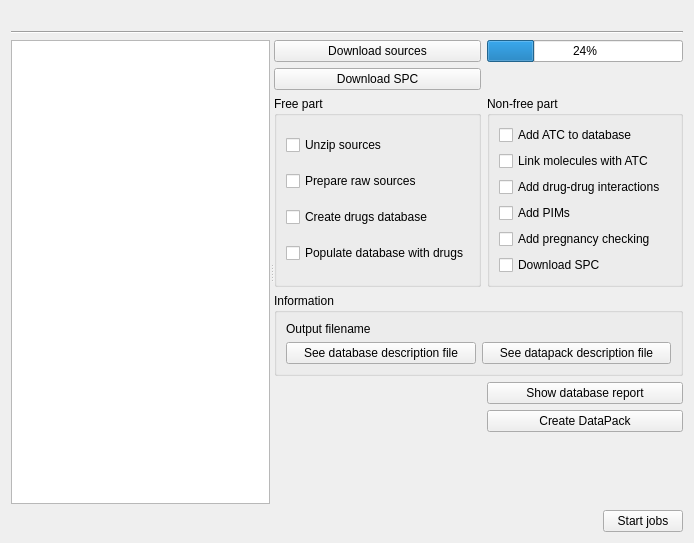
<?xml version="1.0" encoding="UTF-8"?>
<ui version="4.0">
 <class>DrugsDb::Internal::DrugsDbModeWidget</class>
 <widget class="QWidget" name="DrugsDb::Internal::DrugsDbModeWidget">
  <property name="geometry">
   <rect>
    <x>0</x>
    <y>0</y>
    <width>694</width>
    <height>543</height>
   </rect>
  </property>
  <property name="windowTitle">
   <string>Form</string>
  </property>
  <layout class="QGridLayout" name="gridLayout_5">
   <item row="2" column="0" rowspan="3" colspan="3">
    <widget class="QSplitter" name="splitter">
     <property name="orientation">
      <enum>Qt::Horizontal</enum>
     </property>
     <widget class="QListWidget" name="availableListWidget"/>
     <widget class="QWidget" name="layoutWidget">
      <layout class="QGridLayout" name="gridLayout_4">
       <item row="2" column="1">
        <widget class="QGroupBox" name="nonFreeGroup">
         <property name="title">
          <string>Non-free part</string>
         </property>
         <layout class="QGridLayout" name="gridLayout_3">
          <item row="0" column="0">
           <widget class="QCheckBox" name="addAtc">
            <property name="text">
             <string>Add ATC to database</string>
            </property>
           </widget>
          </item>
          <item row="1" column="0">
           <widget class="QCheckBox" name="linkMols">
            <property name="text">
             <string>Link molecules with ATC</string>
            </property>
           </widget>
          </item>
          <item row="2" column="0">
           <widget class="QCheckBox" name="addDDI">
            <property name="text">
             <string>Add drug-drug interactions</string>
            </property>
           </widget>
          </item>
          <item row="3" column="0">
           <widget class="QCheckBox" name="addPims">
            <property name="text">
             <string>Add PIMs</string>
            </property>
           </widget>
          </item>
          <item row="4" column="0">
           <widget class="QCheckBox" name="addPreg">
            <property name="text">
             <string>Add pregnancy checking</string>
            </property>
           </widget>
          </item>
          <item row="5" column="0">
           <widget class="QCheckBox" name="spc">
            <property name="text">
             <string>Download SPC</string>
            </property>
           </widget>
          </item>
         </layout>
        </widget>
       </item>
       <item row="3" column="0" colspan="2">
        <widget class="QGroupBox" name="groupBox_3">
         <property name="title">
          <string>Information</string>
         </property>
         <layout class="QGridLayout" name="gridLayout">
          <item row="2" column="0" colspan="2">
           <layout class="QHBoxLayout" name="horizontalLayout">
            <item>
             <widget class="QPushButton" name="seeDbDescription">
              <property name="text">
               <string>See database description file</string>
              </property>
             </widget>
            </item>
            <item>
             <widget class="QPushButton" name="seeDatapackDescription">
              <property name="text">
               <string>See datapack description file</string>
              </property>
             </widget>
            </item>
           </layout>
          </item>
          <item row="1" column="1">
           <widget class="QLabel" name="output">
            <property name="text">
             <string notr="true"/>
            </property>
           </widget>
          </item>
          <item row="1" column="0">
           <widget class="QLabel" name="label">
            <property name="sizePolicy">
             <sizepolicy hsizetype="Fixed" vsizetype="Preferred">
              <horstretch>0</horstretch>
              <verstretch>0</verstretch>
             </sizepolicy>
            </property>
            <property name="text">
             <string>Output filename</string>
            </property>
           </widget>
          </item>
         </layout>
        </widget>
       </item>
       <item row="0" column="1">
        <widget class="QProgressBar" name="progressBar">
         <property name="value">
          <number>24</number>
         </property>
        </widget>
       </item>
       <item row="1" column="0">
        <widget class="QPushButton" name="downloadSPC">
         <property name="text">
          <string>Download SPC</string>
         </property>
        </widget>
       </item>
       <item row="0" column="0">
        <widget class="QPushButton" name="download">
         <property name="text">
          <string>Download sources</string>
         </property>
        </widget>
       </item>
       <item row="2" column="0">
        <widget class="QGroupBox" name="freeGroup">
         <property name="title">
          <string>Free part</string>
         </property>
         <layout class="QGridLayout" name="gridLayout_2">
          <item row="0" column="0">
           <widget class="QCheckBox" name="unzip">
            <property name="text">
             <string>Unzip sources</string>
            </property>
           </widget>
          </item>
          <item row="1" column="0">
           <widget class="QCheckBox" name="prepare">
            <property name="text">
             <string>Prepare raw sources</string>
            </property>
           </widget>
          </item>
          <item row="2" column="0">
           <widget class="QCheckBox" name="createDb">
            <property name="text">
             <string>Create drugs database</string>
            </property>
           </widget>
          </item>
          <item row="3" column="0">
           <widget class="QCheckBox" name="populate">
            <property name="text">
             <string>Populate database with drugs</string>
            </property>
           </widget>
          </item>
         </layout>
        </widget>
       </item>
       <item row="6" column="0">
        <spacer name="verticalSpacer">
         <property name="orientation">
          <enum>Qt::Vertical</enum>
         </property>
         <property name="sizeHint" stdset="0">
          <size>
           <width>20</width>
           <height>40</height>
          </size>
         </property>
        </spacer>
       </item>
       <item row="4" column="1">
        <widget class="QPushButton" name="showDbReport">
         <property name="text">
          <string>Show database report</string>
         </property>
        </widget>
       </item>
       <item row="5" column="1">
        <widget class="QPushButton" name="createDatapack">
         <property name="text">
          <string>Create DataPack</string>
         </property>
        </widget>
       </item>
      </layout>
     </widget>
    </widget>
   </item>
   <item row="1" column="0" colspan="3">
    <widget class="Line" name="line">
     <property name="orientation">
      <enum>Qt::Horizontal</enum>
     </property>
    </widget>
   </item>
   <item row="0" column="0" colspan="3">
    <widget class="QLabel" name="title">
     <property name="sizePolicy">
      <sizepolicy hsizetype="Expanding" vsizetype="Fixed">
       <horstretch>0</horstretch>
       <verstretch>0</verstretch>
      </sizepolicy>
     </property>
     <property name="font">
      <font>
       <weight>75</weight>
       <bold>true</bold>
      </font>
     </property>
     <property name="text">
      <string notr="true"/>
     </property>
     <property name="alignment">
      <set>Qt::AlignCenter</set>
     </property>
    </widget>
   </item>
   <item row="5" column="0">
    <spacer name="horizontalSpacer">
     <property name="orientation">
      <enum>Qt::Horizontal</enum>
     </property>
     <property name="sizeHint" stdset="0">
      <size>
       <width>535</width>
       <height>20</height>
      </size>
     </property>
    </spacer>
   </item>
   <item row="5" column="1" colspan="2">
    <widget class="QPushButton" name="startJobs">
     <property name="text">
      <string>Start jobs</string>
     </property>
    </widget>
   </item>
  </layout>
 </widget>
 <resources/>
 <connections/>
</ui>
